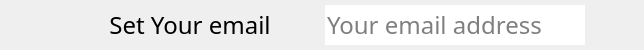
      <widget class="QFrame" name="horizontalFrame_3">
       <property name="minimumSize">
        <size>
         <width>400</width>
         <height>50</height>
        </size>
       </property>
       <property name="maximumSize">
        <size>
         <width>99999</width>
         <height>50</height>
        </size>
       </property>
       <layout class="QHBoxLayout" name="horizontalLayout_7" stretch="0,0,0,0,0">
        <property name="spacing">
         <number>0</number>
        </property>
        <property name="leftMargin">
         <number>5</number>
        </property>
        <property name="topMargin">
         <number>0</number>
        </property>
        <property name="rightMargin">
         <number>0</number>
        </property>
        <property name="bottomMargin">
         <number>0</number>
        </property>
        <item>
         <widget class="QLabel" name="label">
          <property name="minimumSize">
           <size>
            <width>20</width>
            <height>0</height>
           </size>
          </property>
          <property name="maximumSize">
           <size>
            <width>20</width>
            <height>16777215</height>
           </size>
          </property>
          <property name="styleSheet">
           <string notr="true"/>
          </property>
          <property name="text">
           <string/>
          </property>
         </widget>
        </item>
        <item>
         <widget class="QLabel" name="icon_email">
          <property name="sizePolicy">
           <sizepolicy hsizetype="Expanding" vsizetype="Fixed">
            <horstretch>2</horstretch>
            <verstretch>0</verstretch>
           </sizepolicy>
          </property>
          <property name="minimumSize">
           <size>
            <width>30</width>
            <height>30</height>
           </size>
          </property>
          <property name="maximumSize">
           <size>
            <width>30</width>
            <height>30</height>
           </size>
          </property>
          <property name="styleSheet">
           <string notr="true"/>
          </property>
          <property name="text">
           <string/>
          </property>
          <property name="pixmap">
           <pixmap resource="images.qrc">:/gui/APP ICONS/ios/ios7-email.png</pixmap>
          </property>
          <property name="scaledContents">
           <bool>true</bool>
          </property>
          <property name="alignment">
           <set>Qt::AlignCenter</set>
          </property>
         </widget>
        </item>
        <item alignment="Qt::AlignLeft">
         <widget class="QPushButton" name="but_email">
          <property name="sizePolicy">
           <sizepolicy hsizetype="Fixed" vsizetype="Expanding">
            <horstretch>1</horstretch>
            <verstretch>0</verstretch>
           </sizepolicy>
          </property>
          <property name="minimumSize">
           <size>
            <width>270</width>
            <height>0</height>
           </size>
          </property>
          <property name="sizeIncrement">
           <size>
            <width>0</width>
            <height>0</height>
           </size>
          </property>
          <property name="font">
           <font>
            <family>Apple SD Gothic Neo</family>
            <pointsize>18</pointsize>
           </font>
          </property>
          <property name="styleSheet">
           <string notr="true"/>
          </property>
          <property name="inputMethodHints">
           <set>Qt::ImhNone</set>
          </property>
          <property name="text">
           <string>Set Your email</string>
          </property>
          <property name="flat">
           <bool>true</bool>
          </property>
         </widget>
        </item>
        <item>
         <widget class="QLineEdit" name="edit_email">
          <property name="sizePolicy">
           <sizepolicy hsizetype="Expanding" vsizetype="Fixed">
            <horstretch>1</horstretch>
            <verstretch>0</verstretch>
           </sizepolicy>
          </property>
          <property name="minimumSize">
           <size>
            <width>260</width>
            <height>0</height>
           </size>
          </property>
          <property name="font">
           <font>
            <family>Apple SD Gothic Neo</family>
            <pointsize>18</pointsize>
           </font>
          </property>
          <property name="focusPolicy">
           <enum>Qt::ClickFocus</enum>
          </property>
          <property name="autoFillBackground">
           <bool>false</bool>
          </property>
          <property name="styleSheet">
           <string notr="true"/>
          </property>
          <property name="inputMethodHints">
           <set>Qt::ImhEmailCharactersOnly|Qt::ImhLatinOnly|Qt::ImhLowercaseOnly|Qt::ImhNoAutoUppercase|Qt::ImhNoPredictiveText|Qt::ImhPreferLatin|Qt::ImhPreferLowercase</set>
          </property>
          <property name="frame">
           <bool>false</bool>
          </property>
          <property name="placeholderText">
           <string>Your email address</string>
          </property>
          <property name="cursorMoveStyle">
           <enum>Qt::VisualMoveStyle</enum>
          </property>
          <property name="clearButtonEnabled">
           <bool>false</bool>
          </property>
         </widget>
        </item>
        <item>
         <widget class="QPushButton" name="b_undo_email">
          <property name="sizePolicy">
           <sizepolicy hsizetype="Minimum" vsizetype="Preferred">
            <horstretch>1</horstretch>
            <verstretch>1</verstretch>
           </sizepolicy>
          </property>
          <property name="font">
           <font>
            <pointsize>14</pointsize>
           </font>
          </property>
          <property name="autoFillBackground">
           <bool>false</bool>
          </property>
          <property name="styleSheet">
           <string notr="true"/>
          </property>
          <property name="text">
           <string/>
          </property>
          <property name="icon">
           <iconset resource="images.qrc">
            <normaloff>:/gui/icons/undo.png</normaloff>:/gui/icons/undo.png</iconset>
          </property>
          <property name="iconSize">
           <size>
            <width>24</width>
            <height>22</height>
           </size>
          </property>
          <property name="flat">
           <bool>true</bool>
          </property>
         </widget>
        </item>
       </layout>
      </widget>
